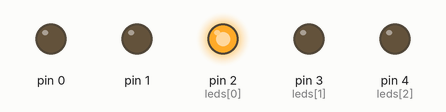
Recording of a sketch running on a simulated Arduino Uno, built with avr-gcc and run on an emulated ATmega328P. Parts: output pins drawn as LEDs (lit = HIGH).

Above: at 0.5 s.
At 2.5 s:
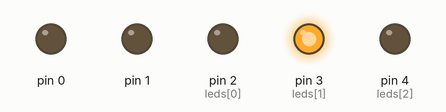
At 10.5 s:
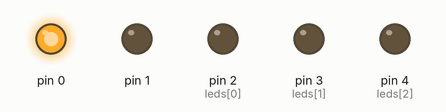
At 13.5 s:
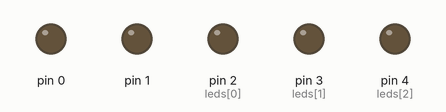
At 24.5 s:
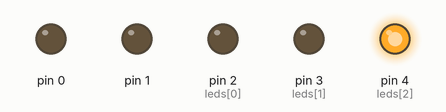
Timing chart, 0 to 26.0 s (numbered marks = the images above):
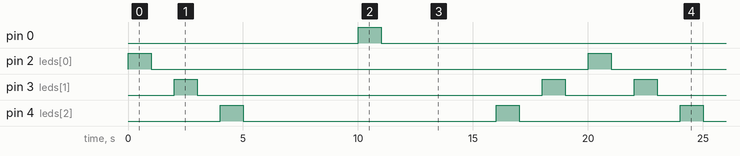

The sketch:

lab1.ino
```cpp
// C++ code
//
int leds[]={2,3,4,5,6};
void setup()
{
  for(int i=0;i<5;i++){
  pinMode(i, OUTPUT);
  }

}

void loop()
{
  for(int i=0;i<5;i++){
  digitalWrite(leds[i], HIGH);
  delay(1000); // Wait for 1000 millisecond(s)
  digitalWrite(leds[i], LOW);
  delay(1000); // Wait for 1000 millisecond(s)
  }
  for(int i=5;i>0;i--){
  digitalWrite(leds[i], HIGH);
  delay(1000); // Wait for 1000 millisecond(s)
  digitalWrite(leds[i], LOW);
  delay(1000); // Wait for 1000 millisecond(s)
  }

}
```

Measured:
- by itself, pin 0, pin 2 (leds[0]): alternates HIGH for 1.0 s and LOW for 19.0 s
- by itself, pin 3 (leds[1]): repeats every 20.0 s: LOW 15.0 s, HIGH 1.0 s, LOW 3.0 s, HIGH 1.0 s
- by itself, pin 4 (leds[2]): repeats every 20.0 s: LOW 11.0 s, HIGH 1.0 s, LOW 7.0 s, HIGH 1.0 s
